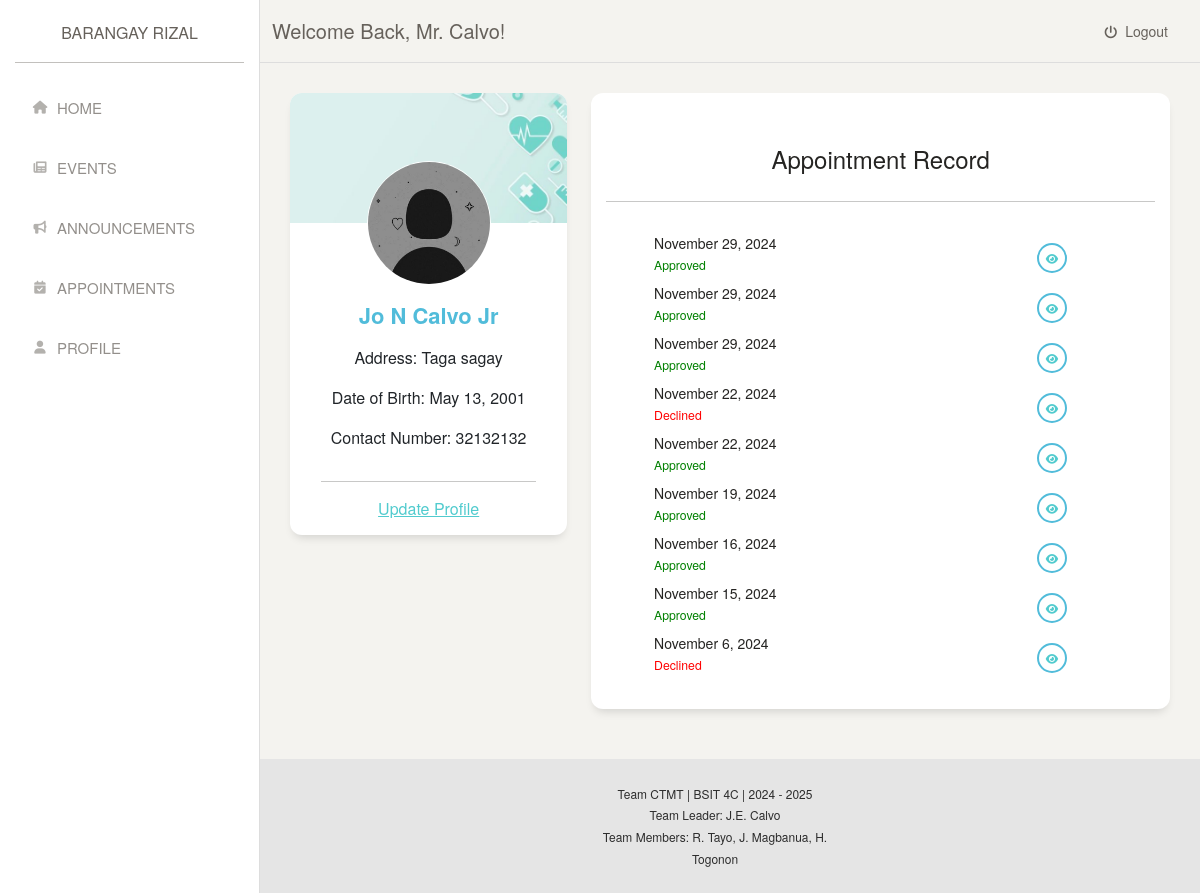
Screenshot of /user/profile/index.php (signed in) with the database file from the repository.
### tables this page shows
CREATE TABLE `tbl_user` (
  `user_id` int(11) NOT NULL,
  `user_username` varchar(50) NOT NULL,
  `user_password` varchar(255) NOT NULL,
  `user_firstName` varchar(100) NOT NULL,
  `user_midInitial` char(1) DEFAULT NULL,
  `user_lastName` varchar(100) NOT NULL,
  `user_suffix` varchar(10) DEFAULT NULL,
  `user_birthDate` date NOT NULL,
  `user_contactNumber` varchar(15) NOT NULL,
  `user_sex` enum('Male','Female') NOT NULL,
  `user_address` text NOT NULL,
  `user_photo` varchar(255) DEFAULT NULL,
  `user_status` enum('pending','approved','rejected') DEFAULT 'pending',
  `created_at` timestamp NOT NULL DEFAULT CURRENT_TIMESTAMP
);

CREATE TABLE `tbl_appointment` (
  `appointment_id` int(11) NOT NULL,
  `user_id` int(11) NOT NULL,
  `appointment_reason` text NOT NULL,
  `appointment_date` date NOT NULL,
  `created_at` timestamp NOT NULL DEFAULT CURRENT_TIMESTAMP,
  `appointment_status` varchar(20) DEFAULT 'Pending'
);

### includes/user/userProfileController.php (called while the page is built, shortened)
<?php
include_once '../../includes/conn.php';
$username = $_SESSION['user_username'];
$sql = "SELECT * FROM tbl_user WHERE user_username = ?";
if ($stmt = $mysqli->prepare($sql)) {
    $stmt->bind_param('s', $username);
    $stmt->execute();
    $result = $stmt->get_result();
    if ($result->num_rows > 0) {
        $row = $result->fetch_assoc();
    } else {
        $_SESSION['error'] = 'User not found.';
        header("Location: ../../user/main/index.php");
        exit();
    }
} else {
    $_SESSION['error'] = 'Database error: ' . $mysqli->error;
    header("Location: ../../user/profile/index.php");
    exit();
}
$fullName = trim($row['user_firstName'] . ' ' . $row['user_midInitial'] . ' ' . $row['user_lastName'] .
    (!empty($row['user_suffix']) ? ' ' . $row['user_suffix'] : ''));
$userPhoto = $row['user_photo'] ?: '../../pictures/default.jpg';
$userAddress = $row['user_address'];
$userBirthDate = date("F j, Y", strtotime($row['user_birthDate']));
$userContactNumber = $row['user_contactNumber'];
?>

### user/profile/index.php (the view, shortened to what this page needs)
<?php
if (isset($_SESSION['user_username'])) {
  $title = ($_SESSION['sex'] == 'Male') ? 'Mr.' : (($_SESSION['sex'] == 'Female') ? 'Ma\'am' : '');
}
include '../../includes/user/userProfileController.php';
include '../../includes/conn.php';
$queryAllAppointments = "SELECT a.*,
                            u.user_firstName,
                            u.user_lastName,
                            u.user_midInitial,
                            u.user_username,
                            u.user_sex,
                            u.user_birthDate,
                            u.user_contactNumber,
                            u.user_address
                        FROM tbl_appointment a
                        JOIN tbl_user u ON a.user_id = u.user_id
                        ORDER BY a.appointment_date DESC";
$resultAllAppointments = $mysqli->query($queryAllAppointments);
$appointments = $resultAllAppointments->fetch_all(MYSQLI_ASSOC);
?>
<!DOCTYPE html>
<html>
<head>
  <?php include '../../templates/links.php'; ?>
</head>
<body>
  <div class="wrapper">
    <?php include '../../templates/sidebar.php'; ?>
    <div class="main-panel">
      <?php include '../../templates/topnav.php'; ?>
      <div class="content">
        <div class="row">
          <div class="col-md-4">
            <div class="card card-user">
              <div class="image">
                <img src="../../pictures/background.jpg" alt="Background">
              </div>
              <div class="card-body">
                <div class="author">
                  <img class="avatar border-gray" src="<?php echo htmlspecialchars($userPhoto); ?>" alt="User Photo" onerror="this.onerror=null; this.src='../../pictures/default.jpg';">
                  <h5 class="title text-info"><?php echo htmlspecialchars($fullName); ?></h5>
                </div>
                <p class="description text-center text-dark">
                  <strong>Address:</strong> <?php echo htmlspecialchars($userAddress); ?>
                </p>
                <p class="description text-center text-dark">
                  <strong>Date of Birth:</strong> <?php echo htmlspecialchars($userBirthDate); ?>
                </p>
                <p class="description text-center text-dark">
                  <strong>Contact Number:</strong> <?php echo htmlspecialchars($userContactNumber); ?>
                </p>
              </div>
              <div class="card-footer">
                <hr>
                <div class="button-container">
                  <div class="row">
                    <div class="col-3"></div>
                    <div class="col-6">
                      <a href="./update.php?user_id={$row['user_id']}" style="font-size: 1rem">Update Profile</a>
                    </div>
                    <div class="col-3"></div>
                  </div>
                </div>
              </div>
            </div>
          </div>
          <div class="col-md-8">
            <div class="card">
              <div class="card-header">
                <div style="display: flex; justify-content: center;" class="pt-4">
                  <h4 class="card-title">Appointment Record</h4>
                </div>
                <hr>
              </div>
              <div class="card-body">
                <ul class="list-unstyled">
                  <?php if (!empty($appointments)): ?>
                    <?php foreach ($appointments as $appointment): ?>
                      <li>
                        <div class="row">
                          <div class="col-1"></div>
                          <div class="col-8">
                            <?php
                              $formattedDate = date("F j, Y", strtotime($appointment['appointment_date']));
                              echo htmlspecialchars($formattedDate);
                            ?>
                            <br />
                            <small class="text-danger">
                              <?php
                                $status = htmlspecialchars($appointment['appointment_status']);
                                $statusColor = ($status == 'Declined') ? 'red' : (($status == 'Approved') ? 'green' : 'blue');
                                echo "<span style='color: {$statusColor};'>{$status}</span>";
                              ?>
                            </small>
                          </div>
                          <div class="col-3 text-right">
                            <button class="btn btn-sm btn-outline-info btn-round btn-icon">
                              <a href="#" data-toggle="modal" data-target="#viewAppointmentModal<?php echo $appointment['appointment_id']; ?>" title="View"><i class="fa fa-eye"></i></a>
                            </button>
                          </div>
                        </div>
                      </li>
                    <?php endforeach; ?>
                  <?php else: ?>
                    <li>No appointments found.</li>
                  <?php endif; ?>
                </ul>
              </div>
            </div>
          </div>
        </div>
      </div>
      <?php include '../../templates/footer.php'; ?>
    </div>
  </div>
</body>
</html>

### templates/links.php (shortened to what this page needs)
<link rel="stylesheet" href="../../styles/vars.css">
<link rel="stylesheet" href="../../styles/borders.css">
<link rel="stylesheet" href="../../styles/colors.css">
<link rel="stylesheet" href="../../styles/forms.css">
<link rel="stylesheet" href="../../styles/margins.css">
<link rel="stylesheet" href="../../styles/paddings.css">
<link rel="stylesheet" href="../../styles/utils.css">
<link rel="stylesheet" href="../../styles/sidebarstyles.css">
<link rel="stylesheet" href="https://cdnjs.cloudflare.com/ajax/libs/font-awesome/6.0.0-beta3/css/all.min.css">
<link rel="stylesheet" href="../../styles/bootstrap.min.css">
<link rel="stylesheet" href="../../styles/tim.css">

### templates/sidebar.php
<div class="sidebar" data-color="white">
  <div class="logo" style="text-align: center">
    <a href="../../user/main/index.php" class="simple-text logo-normal">Barangay Rizal</a>
  </div>
  <div class="sidebar-wrapper">
    <ul class="nav flex-column">
      <li>
        <a href="../../user/main/index.php" style="font-size: 15px">
            <i class="fas fa-home m-0" style="font-size:small"></i>
            <p class="ml-1" style="font-size: 15px">Home</p>
        </a>
      </li>
      <li>
        <a href="../../user/events/index.php" style="font-size: 15px">
            <i class="fas fa-newspaper m-0" style="font-size:small"></i>
            <p class="ml-1" style="font-size: 15px">Events</p>
        </a>
      </li>
      <li>
        <a href="../../user/announcements/index.php" style="font-size: 15px">
            <i class="fas fa-bullhorn m-0" style="font-size:small"></i>
            <p class="ml-1" style="font-size: 15px">Announcements</p>
        </a>
      </li>
      <li>
        <a href="../../user/appointment/index.php" style="font-size: 15px">
            <i class="fas fa-calendar-check m-0" style="font-size:small"></i>
            <p class="ml-1" style="font-size: 15px">Appointments</p>
        </a>
      </li>
      <?php if (isset($_SESSION['user_username'])): ?>
        <li>
          <a href="../../user/profile/index.php" style="font-size: 15px">
            <i class="fas fa-user m-0" style="font-size:small"></i>
            <p class="ml-1" style="font-size: 15px">Profile</p>
          </a>
        </li>
      <?php endif; ?>
    </ul>
  </div>
</div>

### templates/topnav.php
<nav class="navbar navbar-expand-lg navbar-absolute fixed-top navbar-transparent">
  <div class="container-fluid">
    <div class="navbar-wrapper">
      <?php if (isset($_SESSION['user_username'])): ?>
        <a class="navbar-brand">Welcome back, <?php echo $title . " " . $_SESSION['user_lastname']; ?>!</a>
      <?php else: ?>
        <a class="navbar-brand">Welcome back, User!</a>
      <?php endif; ?>
    </div>
    <div class="collapse navbar-collapse justify-content-end" id="navigation">
      <?php if (isset($_SESSION['user_username'])): ?>
        <a href="../../includes/logout.php" class="nav-link mr-5">
          <i class="fas fa-power-off mr-2" style="font-size:small"></i>Logout
        </a>
      <?php else: ?>
      <a href="../../user/index.php" class="nav-link mr-5">
        <i class="fas fa-power-off mr-2" style="font-size:small"></i>Login
      </a>
      <?php endif; ?>
    </div>
  </div>
</nav>

### templates/footer.php (shortened to what this page needs)
<footer style="background-color: #e5e5e5;" class="footer footer-black footer-white">
  <div class="container-fluid">
    <div class="row">
      <div class="col-4"></div>
      <div class="col-4">
        <div class="credits text-center">
          <span class="fs-7 copyright">Team CTMT | BSIT 4C | 2024 - 2025 <br /> Team Leader: J.E. Calvo<br>Team Members: R. Tayo, J. Magbanua, H. Togonon</span>
        </div>
      </div>
    </div>
  </div>
</footer>

### styles/vars.css (style rules this page uses)
:root { --neutral50: #fafafa; --neutral100: #f5f5f5; --neutral200: #e5e5e5; --neutral300: #d4d4d4; --neutral400: #a3a3a3; --neutral500: #737373; --neutral600: #525252; --neutral700: #404040; --neutral800: #262626; --neutral900: #171717; --neutral950: #0a0a0a; --warning50: #fffbeb; --warning100: #fef3c7; --warning200: #fde68a; --warning300: #fcd34d; --warning400: #fbbf24; --warning500: #f59e0b; --warning600: #d97706; --warning700: #b45309; --warning800: #92400e; --warning900: #78350f; --warning950: #451a03; --success50: #f0fdf4; --success100: #dcfce7; --success200: #bbf7d0; --success300: #86efac; --success400: #4ade80; --success500: #22c55e; --success600: #16a34a; --success700: #15803d; --success800: #166534; --success900: #14532d; --success950: #052e16; --danger50: #fef2f2; --danger100: #fee2e2; --danger200: #fecaca; --danger300: #fca5a5; --danger400: #f87171; --danger500: #ef4444; --danger600: #dc2626; --danger700: #b91c1c; --danger800: #991b1b; --danger900: #7f1d1d; --danger950: #450a0a; --primary50: #eff6ff; --primary100: #dbeafe; --primary200: #bfdbfe; --primary300: #93c5fd; --primary400: #60a5fa; --primary500: #3b82f6; --primary600: #2563eb; --primary700: #1d4ed8; --primary800: #1e40af; --primary900: #1e3a8a; --primary950: #172554; }

### styles/margins.css (style rules this page uses)
.m-0 { margin: 0px; }
.ml-1 { margin-left: 4px; }
.mr-2 { margin-right: 8px; }
.mr-5 { margin-right: 20px; }

### styles/paddings.css (style rules this page uses)
.pt-4 { padding-top: 16px; }

### rows the page displays
tbl_user: fullName "Jo N Calvo Jr", user_address "Taga sagay", user_birthDate "May 13, 2001", user_contactNumber "32132132"
tbl_appointment: appointment_date "November 29, 2024", appointment_status "Approved"
tbl_appointment: appointment_date "November 29, 2024", appointment_status "Approved"
tbl_appointment: appointment_date "November 29, 2024", appointment_status "Approved"
tbl_appointment: appointment_date "November 22, 2024", appointment_status "Declined"
tbl_appointment: appointment_date "November 22, 2024", appointment_status "Approved"
tbl_appointment: appointment_date "November 19, 2024", appointment_status "Approved"
tbl_appointment: appointment_date "November 16, 2024", appointment_status "Approved"
tbl_appointment: appointment_date "November 15, 2024", appointment_status "Approved"
tbl_appointment: appointment_date "November 6, 2024", appointment_status "Declined"

### other values shown
$title "Mr."
$_SESSION['user_lastname'] "Calvo"
